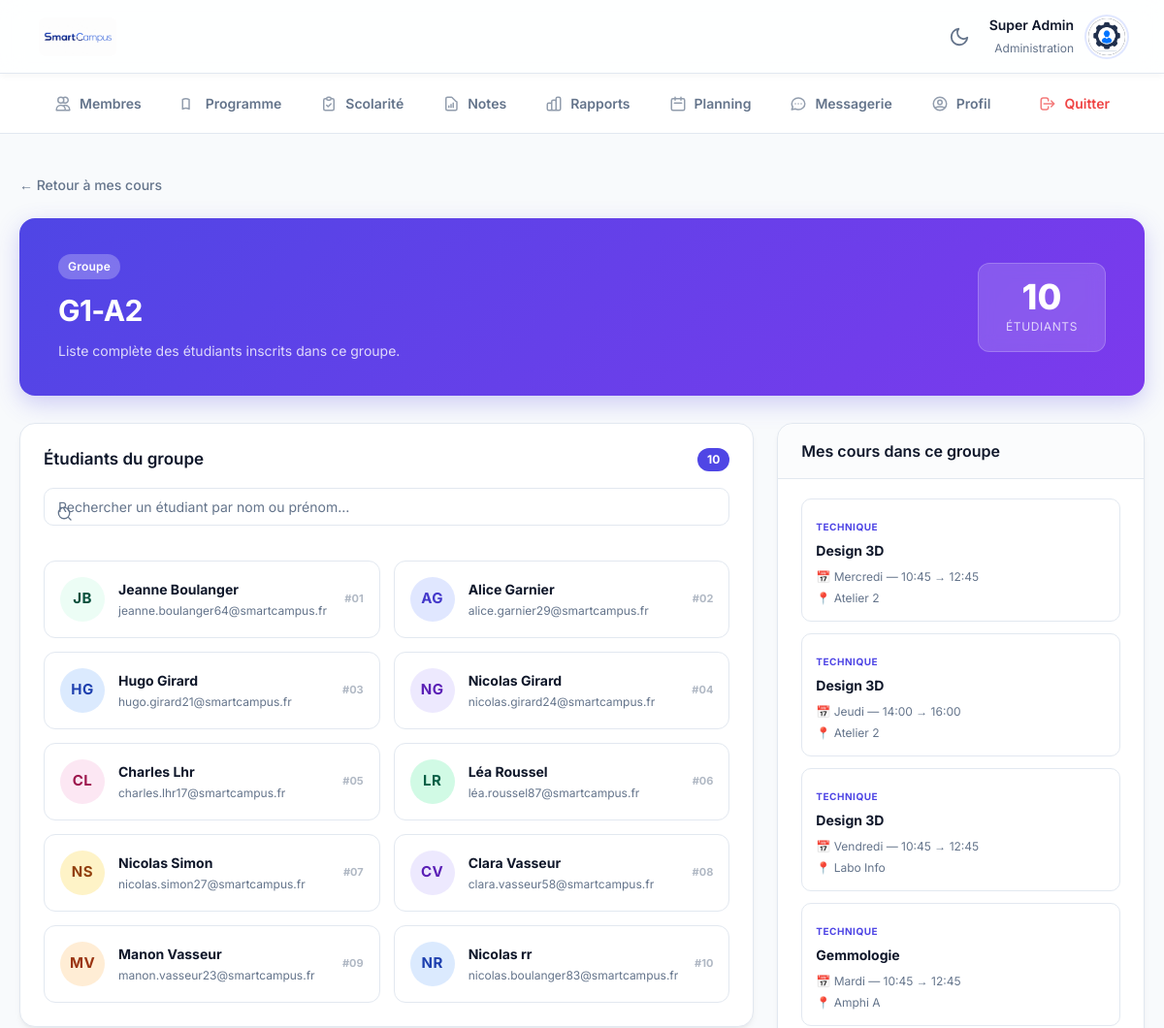
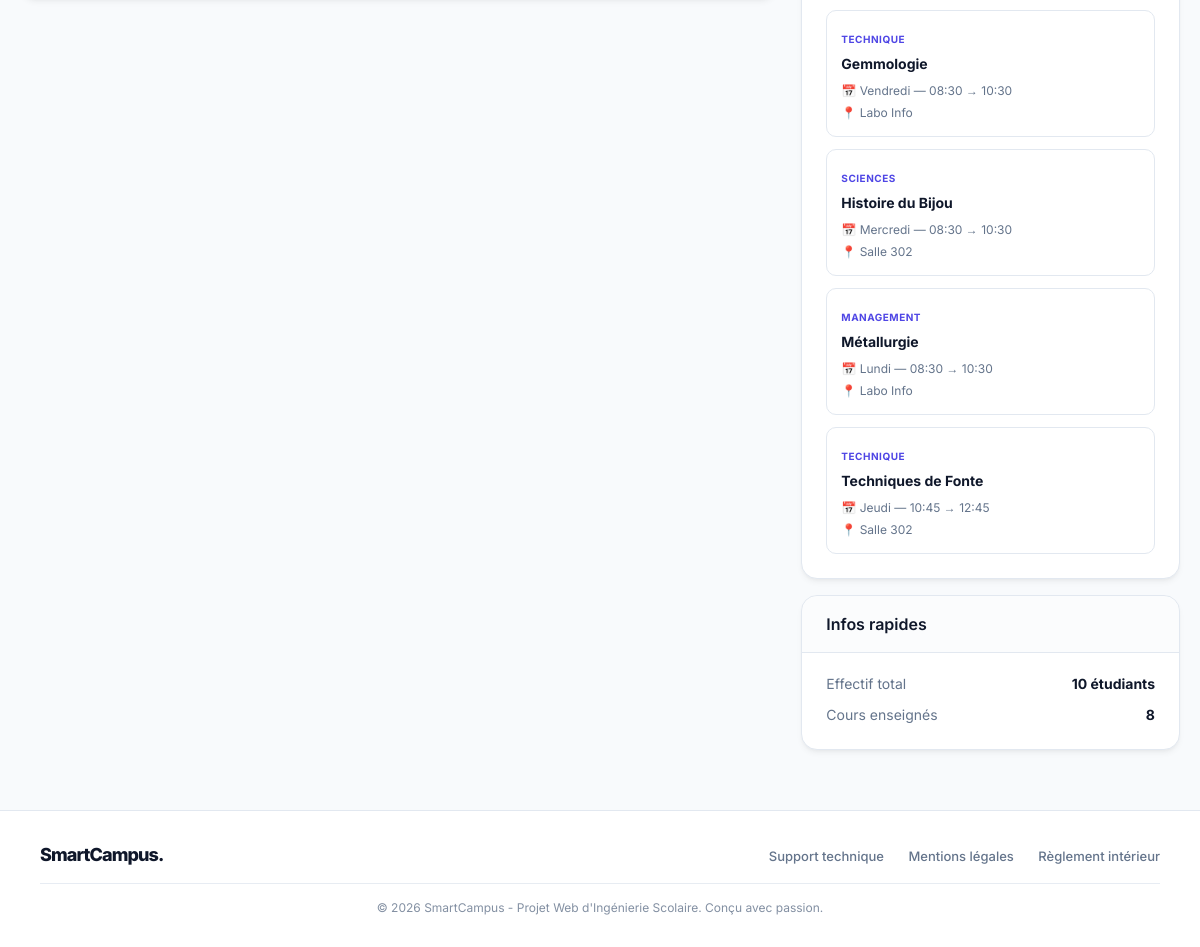
The page /detail_groupe.php?id=7 (signed in) on the database its author committed (2 pictures, top to bottom).
### tables this page shows
CREATE TABLE utilisateurs (
        id INTEGER PRIMARY KEY AUTOINCREMENT,
        prenom TEXT NOT NULL,
        nom TEXT NOT NULL,
        email TEXT UNIQUE NOT NULL,
        role TEXT CHECK(role IN ('etudiant', 'professeur', 'administrateur')) NOT NULL,
        mot_de_passe_hash TEXT NOT NULL,
        statut_compte TEXT DEFAULT 'actif',
        groupe_id INTEGER,
        FOREIGN KEY(groupe_id) REFERENCES groupes(id) ON DELETE SET NULL
    );

CREATE TABLE groupes (
        id INTEGER PRIMARY KEY AUTOINCREMENT,
        nom TEXT NOT NULL UNIQUE
    );

CREATE TABLE cours (
        id INTEGER PRIMARY KEY AUTOINCREMENT,
        titre TEXT NOT NULL,
        categorie TEXT NOT NULL,
        description TEXT,
        groupe_id INTEGER,
        professeur_id INTEGER, jour VARCHAR(20) DEFAULT 'Lundi', heure_debut VARCHAR(10) DEFAULT '08:30', heure_fin VARCHAR(10) DEFAULT '10:30', salle VARCHAR(50) DEFAULT 'Non assignée',
        FOREIGN KEY(groupe_id) REFERENCES groupes(id) ON DELETE CASCADE,
        FOREIGN KEY(professeur_id) REFERENCES utilisateurs(id) ON DELETE SET NULL
    );

### detail_groupe.php (the view, shortened to what this page needs)
<?php
require_once 'db.php';
$is_admin = $_SESSION['role'] === 'administrateur';
$groupe_id = (int) $_GET['id'];
if ($is_admin) {
    $stmt_check = $db->prepare("SELECT id, nom FROM groupes WHERE id = ?");
    $stmt_check->execute([$groupe_id]);
}
$groupe = $stmt_check->fetch(PDO::FETCH_ASSOC);
$stmt_etudiants = $db->prepare("
    SELECT u.id, u.nom, u.prenom, u.email
    FROM utilisateurs u
    WHERE u.role = 'etudiant' AND u.groupe_id = ?
    ORDER BY u.nom, u.prenom
");
$stmt_etudiants->execute([$groupe_id]);
$etudiants = $stmt_etudiants->fetchAll(PDO::FETCH_ASSOC);
if ($is_admin) {
    $stmt_cours = $db->prepare("
        SELECT c.titre, c.categorie, c.jour, c.heure_debut, c.heure_fin, c.salle
        FROM cours c
        WHERE c.groupe_id = ?
        ORDER BY c.titre
    ");
    $stmt_cours->execute([$groupe_id]);
}
$cours_groupe = $stmt_cours->fetchAll(PDO::FETCH_ASSOC);
$nb_etudiants = count($etudiants);
function getInitials($prenom, $nom) {
    return strtoupper(mb_substr($prenom, 0, 1) . mb_substr($nom, 0, 1));
}
$avatar_colors = [
    ['bg' => '#e0e7ff', 'text' => '#4338ca'],
    ['bg' => '#d1fae5', 'text' => '#065f46'],
    ['bg' => '#fef3c7', 'text' => '#92400e'],
    ['bg' => '#fce7f3', 'text' => '#9d174d'],
    ['bg' => '#dbeafe', 'text' => '#1e40af'],
    ['bg' => '#ede9fe', 'text' => '#5b21b6'],
    ['bg' => '#ffedd5', 'text' => '#9a3412'],
    ['bg' => '#ecfdf5', 'text' => '#064e3b'],
];
?>
<!DOCTYPE html>
<html lang="fr">
<head>
    <link rel="stylesheet" href="style.css">
</head>
<body>
    <?php include 'menu.php'; ?>
    <div class="container">
        <a href="mes_cours.php" class="back-link">
            ← Retour à mes cours
        </a>
        <div class="groupe-banner">
            <div class="groupe-banner-left">
                <span class="badge" style="background: rgba(255,255,255,0.25); color: white; margin-bottom: 10px; display: inline-block;">Groupe</span>
                <h1><?= htmlspecialchars($groupe['nom']) ?></h1>
                <p>Liste complète des étudiants inscrits dans ce groupe.</p>
            </div>
            <div class="groupe-banner-stat">
                <span class="groupe-banner-stat-value"><?= $nb_etudiants ?></span>
                <span class="groupe-banner-stat-label">étudiant<?= $nb_etudiants > 1 ? 's' : '' ?></span>
            </div>
        </div>
        <div class="dashboard-grid" style="grid-template-columns: 2fr 1fr; align-items: start;">
            <div class="card">
                <div class="list-header">
                    <h2>Étudiants du groupe</h2>
                    <span class="count-badge" id="visibleCount"><?= $nb_etudiants ?></span>
                </div>
                <?php if ($nb_etudiants > 0): ?>
                <div class="search-bar-wrapper">
                    <input
                        type="text"
                        class="search-input"
                        id="searchInput"
                        placeholder="Rechercher un étudiant par nom ou prénom…"
                        oninput="filterEtudiants(this.value)"
                    >
                </div>
                <?php endif; ?>
                <?php if ($nb_etudiants === 0): ?>
                    <div class="empty-state">
                        <div class="empty-icon">👥</div>
                        <p>Aucun étudiant n'est inscrit dans ce groupe pour l'instant.</p>
                    </div>
                <?php else: ?>
                    <div class="etudiants-grid" id="etudiantsGrid">
                        <?php foreach ($etudiants as $index => $etudiant):
                            $color = $avatar_colors[$etudiant['id'] % count($avatar_colors)];
                            $initiales = getInitials($etudiant['prenom'], $etudiant['nom']);
                        ?>
                            <div
                                class="etudiant-card"
                                data-search="<?= strtolower(htmlspecialchars($etudiant['nom'] . ' ' . $etudiant['prenom'])) ?>"
                            >
                                <div
                                    class="etudiant-avatar"
                                    style="background:<?= $color['bg'] ?>; color:<?= $color['text'] ?>;"
                                >
                                    <?= $initiales ?>
                                </div>
                                <div class="etudiant-info">
                                    <p class="etudiant-name"><?= htmlspecialchars($etudiant['prenom'] . ' ' . $etudiant['nom']) ?></p>
                                    <p class="etudiant-email"><?= htmlspecialchars($etudiant['email'] ?? '—') ?></p>
                                </div>
                                <span class="etudiant-num">#<?= str_pad($index + 1, 2, '0', STR_PAD_LEFT) ?></span>
                            </div>
                        <?php endforeach; ?>
                    </div>
                <?php endif; ?>
            </div>
            <div>
                <div class="card">
                    <div class="card-header">
                        <h2>Mes cours dans ce groupe</h2>
                    </div>
                    <?php if (empty($cours_groupe)): ?>
                        <p style="color: var(--text-muted); font-size: 14px;">Aucun cours associé.</p>
                    <?php else: ?>
                        <div style="display: flex; flex-direction: column; gap: 12px;">
                        <?php foreach ($cours_groupe as $c): ?>
                            <div style="padding: 14px; border: 1px solid var(--border); border-radius: 10px;">
                                <?php if (!empty($c['categorie'])): ?>
                                    <span style="font-size: 10px; font-weight: 700; text-transform: uppercase; letter-spacing: 0.05em; color: var(--primary);">
                                        <?= htmlspecialchars($c['categorie']) ?>
                                    </span>
                                <?php endif; ?>
                                <p style="font-weight: 700; font-size: 14px; color: var(--text-main); margin: 4px 0 8px 0;">
                                    <?= htmlspecialchars($c['titre']) ?>
                                </p>
                                <div style="display: flex; flex-direction: column; gap: 4px;">
                                    <?php if (!empty($c['jour'])): ?>
                                        <span style="font-size: 12px; color: var(--text-muted);">
                                            📅 <?= htmlspecialchars($c['jour']) ?>
                                            <?php if (!empty($c['heure_debut'])): ?>
                                                — <?= htmlspecialchars(substr($c['heure_debut'], 0, 5)) ?>
                                                <?php if (!empty($c['heure_fin'])): ?>→ <?= htmlspecialchars(substr($c['heure_fin'], 0, 5)) ?><?php endif; ?>
                                            <?php endif; ?>
                                        </span>
                                    <?php endif; ?>
                                    <?php if (!empty($c['salle'])): ?>
                                        <span style="font-size: 12px; color: var(--text-muted);">📍 <?= htmlspecialchars($c['salle']) ?></span>
                                    <?php endif; ?>
                                </div>
                            </div>
                        <?php endforeach; ?>
                        </div>
                    <?php endif; ?>
                </div>
                <div class="card" style="margin-top: 16px;">
                    <div class="card-header"><h2>Infos rapides</h2></div>
                    <div style="display: flex; flex-direction: column; gap: 10px;">
                        <div style="display: flex; justify-content: space-between; align-items: center; font-size: 14px;">
                            <span style="color: var(--text-muted);">Effectif total</span>
                            <strong style="color: var(--text-main);"><?= $nb_etudiants ?> étudiant<?= $nb_etudiants > 1 ? 's' : '' ?></strong>
                        </div>
                        <div style="display: flex; justify-content: space-between; align-items: center; font-size: 14px;">
                            <span style="color: var(--text-muted);">Cours enseignés</span>
                            <strong style="color: var(--text-main);"><?= count($cours_groupe) ?></strong>
                        </div>
                    </div>
                </div>
            </div>
        </div>
    </div>
    <?php include 'footer.php'; ?>
</body>
</html>

### menu.php (shortened to what this page needs)
<?php
require_once 'db.php';
$mon_id = $_SESSION['utilisateur_id'];
$mon_role = $_SESSION['role'];
$stmt_menu = $db->prepare("SELECT u.*, g.nom as nom_groupe FROM utilisateurs u LEFT JOIN groupes g ON u.groupe_id = g.id WHERE u.id = ?");
$stmt_menu->execute([$mon_id]);
$user_menu = $stmt_menu->fetch(PDO::FETCH_ASSOC);
$initiales_menu = strtoupper(substr($user_menu['prenom'], 0, 1) . substr($user_menu['nom'], 0, 1));
$avatar_menu_url = null;
$search_avatar_menu = glob("uploads/avatars/avatar_" . $mon_id . ".*");
if (!empty($search_avatar_menu)) { $avatar_menu_url = $search_avatar_menu[0]; }
$stmt_unread_menu = $db->prepare("SELECT COUNT(*) FROM messages WHERE destinataire_id = ? AND lu = 0");
$stmt_unread_menu->execute([$mon_id]);
$messages_non_lus_menu = $stmt_unread_menu->fetchColumn();
$current_page = basename($_SERVER['PHP_SELF']);
?>
<header class="top-bar">
    <img src="images/logo.jpg" alt="SmartCampus" onerror="this.src='https://via.placeholder.com/120x45?text=SmartCampus'">
   <div class="user-widget">
    <button id="theme-toggle" style="background: transparent; border: none; cursor: pointer; color: var(--text-muted); padding: 5px; display: flex; align-items: center;" title="Changer le thème">
        <svg id="theme-icon" width="22" height="22" fill="none" viewBox="0 0 24 24" stroke="currentColor" stroke-width="2">
            <path stroke-linecap="round" stroke-linejoin="round" d="M21 12.79A9 9 0 1111.21 3 7 7 0 0021 12.79z" />
        </svg>
    </button>
    <div class="user-widget-info" style="text-align: right;">
            <strong style="color:var(--text-main); font-size:14px;"><?= htmlspecialchars($user_menu['prenom'] . ' ' . $user_menu['nom']) ?></strong>
            <span style="font-size:12px; color:var(--text-muted);">
                <?php
                if ($mon_role === 'administrateur') echo 'Administration';
                elseif ($mon_role === 'professeur') echo 'Corps Enseignant';
                else echo htmlspecialchars($user_menu['nom_groupe'] ?? 'Étudiant');
                ?>
            </span>
        </div>
        <div class="avatar-small" <?= $mon_role === 'administrateur' ? 'style="background: #1e293b;"' : '' ?>>
            <?php if ($avatar_menu_url): ?><img src="<?= $avatar_menu_url ?>" alt="Profil"><?php else: ?><?= $initiales_menu ?><?php endif; ?>
        </div>
    </div>
</header>
<nav class="top-nav">
    <?php if ($mon_role === 'administrateur'): ?>
        <a href="dashboard_administrateur.php" class="<?= $current_page === 'dashboard_administrateur.php' ? 'active' : '' ?>">
            <svg fill="none" viewBox="0 0 24 24" stroke="currentColor" stroke-width="2"><path stroke-linecap="round" stroke-linejoin="round" d="M12 4.354a4 4 0 110 5.292M15 21H3v-1a6 6 0 0112 0v1zm0 0h6v-1a6 6 0 00-9-5.197M13 7a4 4 0 11-8 0 4 4 0 018 0z" /></svg> Membres
        </a>
        <a href="gestion_cours.php" class="<?= $current_page === 'gestion_cours.php' ? 'active' : '' ?>">
            <svg fill="none" viewBox="0 0 24 24" stroke="currentColor" stroke-width="2"><path stroke-linecap="round" stroke-linejoin="round" d="M12 6.253v13m0-13C10.832 5.477 9.246 5 7.5 5S4.168 5.477 3 6.253v13C4.168 18.477 5.754 18 7.5 18s3.332.477 4.5 1.253" /></svg> Programme
        </a>
        <a href="gestion_absences.php" class="<?= $current_page === 'gestion_absences.php' ? 'active' : '' ?>">
            <svg fill="none" viewBox="0 0 24 24" stroke="currentColor" stroke-width="2"><path stroke-linecap="round" stroke-linejoin="round" d="M9 5H7a2 2 0 00-2 2v12a2 2 0 002 2h10a2 2 0 002-2V7a2 2 0 00-2-2h-2M9 5a2 2 0 002 2h2a2 2 0 002-2M9 5a2 2 0 012-2h2a2 2 0 012 2m-6 9l2 2 4-4" /></svg> Scolarité
        </a>
        <a href="notes_admin.php" class="<?= $current_page === 'notes_admin.php' ? 'active' : '' ?>">
            <svg fill="none" viewBox="0 0 24 24" stroke="currentColor" stroke-width="2">
                <path stroke-linecap="round" stroke-linejoin="round" d="M9 17v-2m3 2v-4m3 4v-6m2 10H7a2 2 0 01-2-2V5a2 2 0 012-2h5.586a1 1 0 01.707.293l5.414 5.414A1 1 0 0120 9.414V19a2 2 0 01-2 2z" />
            </svg> Notes
        </a>
        <a href="rapports_admin.php" class="<?= $current_page === 'rapports_admin.php' ? 'active' : '' ?>">
            Rapports
        </a>
    <?php endif; ?>
    <a href="planning.php" class="<?= $current_page === 'planning.php' ? 'active' : '' ?>">
        <svg fill="none" viewBox="0 0 24 24" stroke="currentColor" stroke-width="2"><path stroke-linecap="round" stroke-linejoin="round" d="M8 7V3m8 4V3m-9 8h10M5 21h14a2 2 0 002-2V7a2 2 0 00-2-2H5a2 2 0 00-2 2v12a2 2 0 002 2z" /></svg> Planning
    </a>
    <a href="messagerie.php" class="<?= $current_page === 'messagerie.php' ? 'active' : '' ?>">
        <svg fill="none" viewBox="0 0 24 24" stroke="currentColor" stroke-width="2"><path stroke-linecap="round" stroke-linejoin="round" d="M8 12h.01M12 12h.01M16 12h.01M21 12c0 4.418-4.03 8-9 8a9.863 9.863 0 01-4.255-.949L3 20l1.395-3.72C3.512 15.042 3 13.574 3 12c0-4.418 4.03-8 9-8s9 3.582 9 8z" /></svg>
        Messagerie <?php if ($messages_non_lus_menu > 0): ?><span class="notification-badge"><?= $messages_non_lus_menu ?></span><?php endif; ?>
    </a>
    <a href="profil.php" class="<?= $current_page === 'profil.php' ? 'active' : '' ?>">
        <svg fill="none" viewBox="0 0 24 24" stroke="currentColor" stroke-width="2"><path stroke-linecap="round" stroke-linejoin="round" d="M5.121 17.804A13.937 13.937 0 0112 16c2.5 0 4.847.655 6.879 1.804M15 10a3 3 0 11-6 0 3 3 0 016 0zm6 2a9 9 0 11-18 0 9 9 0 0118 0z" /></svg> Profil
    </a>
    <a href="deconnexion.php" style="color: var(--danger); margin-left: auto;">
        <svg fill="none" viewBox="0 0 24 24" stroke="currentColor" stroke-width="2"><path stroke-linecap="round" stroke-linejoin="round" d="M17 16l4-4m0 0l-4-4m4 4H7m6 4v1a3 3 0 01-3 3H6a3 3 0 01-3-3V7a3 3 0 013-3h4a3 3 0 013 3v1" /></svg> Quitter
    </a>
</nav>

### rows shown on the page
utilisateurs: prenom+nom "Super Admin"
groupes: nom "G1-A2"
utilisateurs: initiales "JB", prenom+nom "Jeanne Boulanger", email "jeanne.boulanger64@smartcampus.fr", index "01"
utilisateurs: initiales "AG", prenom+nom "Alice Garnier", email "alice.garnier29@smartcampus.fr", index "02"
utilisateurs: initiales "HG", prenom+nom "Hugo Girard", email "hugo.girard21@smartcampus.fr", index "03"
utilisateurs: initiales "NG", prenom+nom "Nicolas Girard", email "nicolas.girard24@smartcampus.fr", index "04"
utilisateurs: initiales "CL", prenom+nom "Charles Lhr", email "charles.lhr17@smartcampus.fr", index "05"
utilisateurs: initiales "LR", prenom+nom "Léa Roussel", email "léa.roussel87@smartcampus.fr", index "06"
utilisateurs: initiales "NS", prenom+nom "Nicolas Simon", email "nicolas.simon27@smartcampus.fr", index "07"
utilisateurs: initiales "CV", prenom+nom "Clara Vasseur", email "clara.vasseur58@smartcampus.fr", index "08"
utilisateurs: initiales "MV", prenom+nom "Manon Vasseur", email "manon.vasseur23@smartcampus.fr", index "09"
utilisateurs: initiales "NR", prenom+nom "Nicolas rr", email "nicolas.boulanger83@smartcampus.fr", index "10"
cours: categorie "TECHNIQUE", titre "Design 3D", jour "Mercredi", heure_debut "10:45", heure_fin "12:45", salle "Atelier 2"
cours: categorie "TECHNIQUE", titre "Design 3D", jour "Jeudi", heure_debut "14:00", heure_fin "16:00", salle "Atelier 2"
cours: categorie "TECHNIQUE", titre "Design 3D", jour "Vendredi", heure_debut "10:45", heure_fin "12:45", salle "Labo Info"
cours: categorie "TECHNIQUE", titre "Gemmologie", jour "Mardi", heure_debut "10:45", heure_fin "12:45", salle "Amphi A"
cours: categorie "TECHNIQUE", titre "Gemmologie", jour "Vendredi", heure_debut "08:30", heure_fin "10:30", salle "Labo Info"
cours: categorie "SCIENCES", titre "Histoire du Bijou", jour "Mercredi", heure_debut "08:30", heure_fin "10:30", salle "Salle 302"
cours: categorie "MANAGEMENT", titre "Métallurgie", jour "Lundi", heure_debut "08:30", heure_fin "10:30", salle "Labo Info"
cours: categorie "TECHNIQUE", titre "Techniques de Fonte", jour "Jeudi", heure_debut "10:45", heure_fin "12:45", salle "Salle 302"

### other values the page prints
$nb_etudiants "10"
count($cours_groupe) "8"
